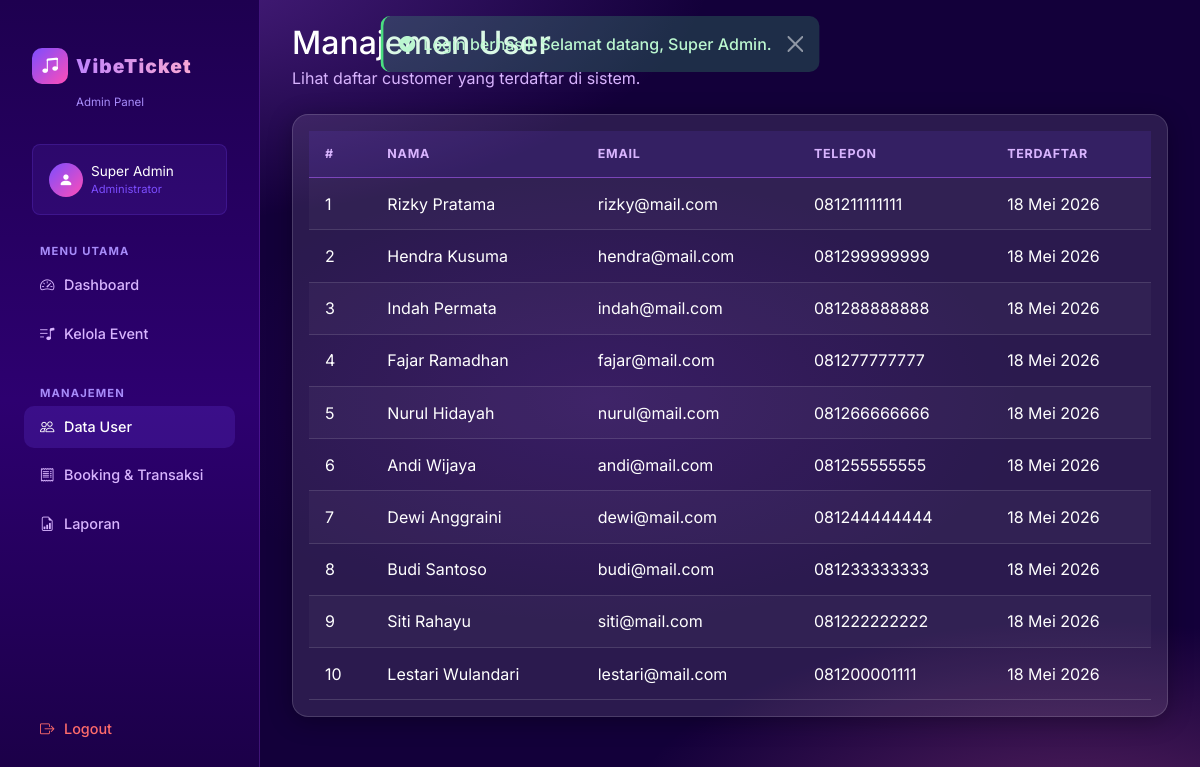
The page /admin/users.php (signed in) on the database its author committed.
### tables this page shows
CREATE TABLE IF NOT EXISTS `users` (
    `id`         INT(11) NOT NULL AUTO_INCREMENT,
    `role`       ENUM('admin','customer') NOT NULL DEFAULT 'customer',
    `name`       VARCHAR(100) NOT NULL,
    `email`      VARCHAR(100) NOT NULL UNIQUE,
    `password`   VARCHAR(255) NOT NULL,
    `phone`      VARCHAR(20) DEFAULT NULL,
    `photo`      VARCHAR(255) DEFAULT 'default.png',
    `created_at` TIMESTAMP NOT NULL DEFAULT CURRENT_TIMESTAMP,
    PRIMARY KEY (`id`)
);

### admin/users.php (the view, shortened to what this page needs)
<?php
require_once __DIR__ . '/../includes/header.php';
$users = $conn->query('SELECT id, name, email, phone, created_at FROM users WHERE role = "customer" ORDER BY created_at DESC');
?>
<div class="admin-layout">
    <?php include __DIR__ . '/../includes/admin_sidebar.php'; ?>
    <div class="admin-frame container-fluid py-4">
        <div class="d-flex flex-column flex-md-row justify-content-between align-items-start mb-4">
            <div>
                <h2 class="mb-1">Manajemen User</h2>
                <p class="text-soft mb-0">Lihat daftar customer yang terdaftar di sistem.</p>
            </div>
        </div>
        <div class="card card-glass p-3">
            <div class="table-responsive">
                <table class="table table-dark table-striped align-middle mb-0">
                    <thead>
                        <tr>
                            <th>#</th>
                            <th>Nama</th>
                            <th>Email</th>
                            <th>Telepon</th>
                            <th>Terdaftar</th>
                        </tr>
                    </thead>
                    <tbody>
                        <?php $no = 1; while ($user = $users->fetch_assoc()): ?>
                            <tr>
                                <td><?= $no++ ?></td>
                                <td><?= htmlspecialchars($user['name']) ?></td>
                                <td><?= htmlspecialchars($user['email']) ?></td>
                                <td><?= htmlspecialchars($user['phone'] ?: '-') ?></td>
                                <td><?= formatDate($user['created_at']) ?></td>
                            </tr>
                        <?php endwhile; ?>
                    </tbody>
                </table>
            </div>
        </div>
    </div>
</div>
<?php include __DIR__ . '/../includes/footer.php'; ?>

### assets/css/style.css (style rules this page uses)
:root { --bg-page: #13003a; --bg-nav: #1e0050; --bg-card: rgba(255,255,255,0.10); --bg-card-hover: rgba(255,255,255,0.16); --bg-sidebar: #160040; --border: rgba(255,255,255,0.15); --border-accent: rgba(180,100,255,0.55); --primary: #a855f7; --primary-light: #c084fc; --accent: #f472b6; --accent-light: #f9a8d4; --cyan: #22d3ee; --green: #4ade80; --yellow: #facc15; --red: #f87171; --text-white: #ffffff; --text-soft: #d8b4fe; --text-muted: #a78bfa; --shadow: 0 8px 40px rgba(168,85,247,0.25); --shadow-card: 0 4px 24px rgba(0,0,0,0.30); --radius: 16px; --radius-sm: 10px; --radius-pill: 999px; }
*, *::before, *::after { box-sizing: border-box; }
html { scroll-behavior: smooth; }
body { background-color: var(--bg-page); background-image: radial-gradient(ellipse 90% 60% at 10% -5%, rgba(168,85,247,0.40) 0%, transparent 55%), radial-gradient(ellipse 70% 50% at 90% 105%, rgba(244,114,182,0.30) 0%, transparent 55%), radial-gradient(ellipse 50% 40% at 50% 50%, rgba(99,20,180,0.20) 0%, transparent 70%); background-attachment: fixed; color: var(--text-white); font-family: 'Inter', sans-serif; min-height: 100vh; }
.card-glass { background: var(--bg-card); border: 1px solid var(--border); border-radius: var(--radius); box-shadow: var(--shadow-card); color: var(--text-white); transition: transform 0.25s ease, box-shadow 0.25s ease, background 0.25s ease; }
.table { color: var(--text-white); border-color: var(--border); }
.table thead th { background: rgba(124,77,255,0.12); color: var(--text-soft); font-size: 0.78rem; font-weight: 700; text-transform: uppercase; letter-spacing: 0.06em; border-bottom: 1px solid var(--border-accent); padding: 0.85rem 1rem; }
.table tbody tr { border-bottom: 1px solid var(--border); transition: background 0.15s; }
.table td { padding: 0.85rem 1rem; vertical-align: middle; }
.table-dark { --bs-table-bg: transparent; --bs-table-striped-bg: rgba(255,255,255,0.03); }
.admin-layout { display: flex; min-height: 100vh; }
.admin-frame { flex: 1; margin-left: 260px; padding: 2rem; min-height: 100vh; }
.text-soft { color: var(--text-soft) !important; }

### rows shown on the page
users: name "Rizky Pratama", email "rizky@mail.com", phone "081211111111", created_at "18 Mei 2026"
users: name "Hendra Kusuma", email "hendra@mail.com", phone "081299999999", created_at "18 Mei 2026"
users: name "Indah Permata", email "indah@mail.com", phone "081288888888", created_at "18 Mei 2026"
users: name "Fajar Ramadhan", email "fajar@mail.com", phone "081277777777", created_at "18 Mei 2026"
users: name "Nurul Hidayah", email "nurul@mail.com", phone "081266666666", created_at "18 Mei 2026"
users: name "Andi Wijaya", email "andi@mail.com", phone "081255555555", created_at "18 Mei 2026"
users: name "Dewi Anggraini", email "dewi@mail.com", phone "081244444444", created_at "18 Mei 2026"
users: name "Budi Santoso", email "budi@mail.com", phone "081233333333", created_at "18 Mei 2026"
users: name "Siti Rahayu", email "siti@mail.com", phone "081222222222", created_at "18 Mei 2026"
users: name "Lestari Wulandari", email "lestari@mail.com", phone "081200001111", created_at "18 Mei 2026"

### other values the page prints
$message "Login berhasil! Selamat datang, Super Admin."
$_SESSION['user_name'] "Super Admin"
